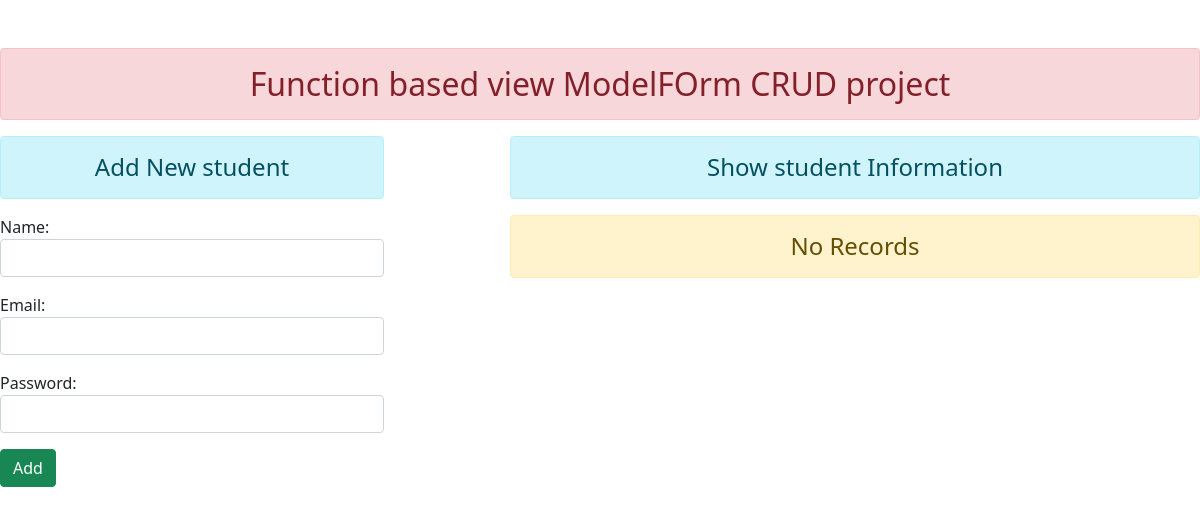
Before: / with the older database file.
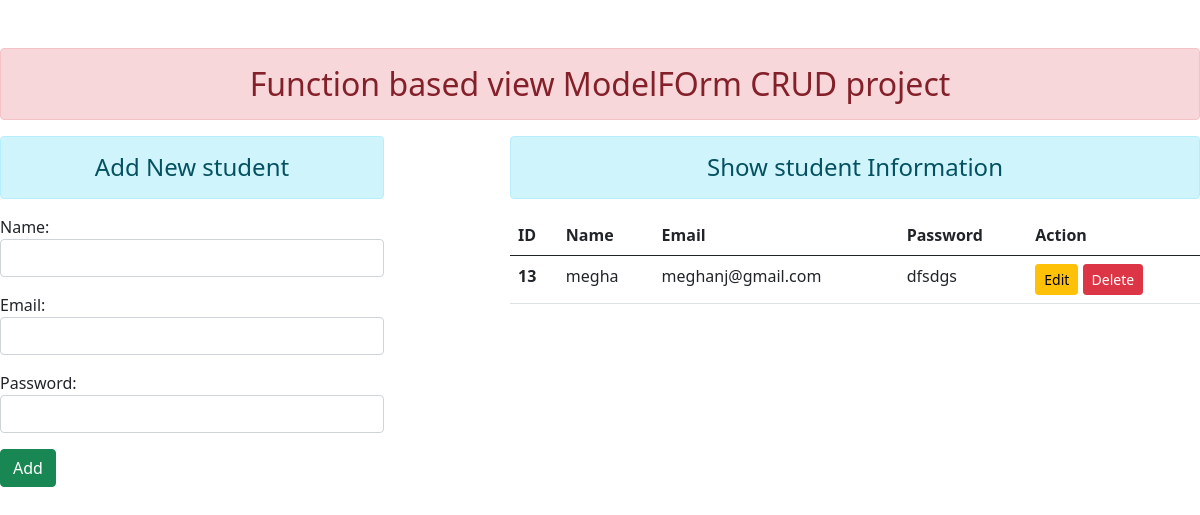
After: the same page with the newer database file.
### enroll/models.py (models this page shows)
class User(models.Model):
    name= models.CharField(max_length=70)
    email=models.EmailField(max_length=100)
    password = models.CharField(max_length=100)

### enroll/views.py (the view)
# urls.py: path('',views.add_show,name="addandshow"),
def add_show(request):
    if request.method == 'POST':
        fm = StudentRegestration(request.POST)
        if fm.is_valid():
            nm=fm.cleaned_data['name']
            em=fm.cleaned_data['email']
            pw=fm.cleaned_data['password']
            reg=User(name=nm,email=em)
            reg.save()
            fm = StudentRegestration()
    else :
        fm = StudentRegestration()
    stud=User.objects.all()
    context={'form':fm,'stud':stud}
    return render(request,'enroll/addandshow.html',context)

### enroll/forms.py
class StudentRegestration(forms.ModelForm):
    class Meta:
        model = User
        fields = ['name','email','password']
        widgets = {
        'name': forms.TextInput(attrs={'class':'form-control'}),
        'email': forms.EmailInput(attrs={'class':'form-control'}),
        'password': forms.PasswordInput(render_value=True ,attrs={'class':'form-control'}),
        }

### enroll/templates/enroll/addandshow.html (shortened to what this page needs)
{% extends 'enroll/base.html' %}
{% block content %}
<div class="row">
  <div class="col-sm-4">
<h4 class="text-center alert alert-info"> Add New  student</h4>
<form action="" method="POST">
  {{ form.as_p}}
  <input type="submit" class="btn btn-success" value="Add">
  </form>
  </div>
  <div class="col-sm-7 offset-1">
    <h4 class='text-center alert alert-info'> Show student Information</h4>
    {% if stud %}
    <table class="table table-hover">
  <thead>
    <tr>
      <th scope="col">ID</th>
      <th scope="col">Name</th>
      <th scope="col">Email</th>
      <th scope="col">Password</th>
      <th scope="col">Action</th>
    </tr>
  </thead>
  <tbody>
    {% for i in stud %}
    <tr>
      <th scope="row">{{i.id}}</th>
      <td>{{i.name}}</td>
      <td>{{i.email}}</td>
      <td>{{i.password}}</td>
      <td>
        <a href="{% url 'update_data' i.id %}" class="btn btn-warning btn-sm">Edit</a>
        <form action="{% url 'delete_data' i.id %}" method="POST" class="d-inline">
          <input type="submit" class="btn btn-danger btn-sm" value="Delete"></form>
    </tr>
    {% endfor %}
  </tbody>
</table>
    {% else %}
    <h4 class='text-center alert alert-warning'> No Records</h4>
    {% endif %}
  </div>
{% endblock content %}

### enroll/templates/enroll/base.html (shortened to what this page needs)
<!DOCTYPE html>
{% load static %}
<html lang="en" dir="ltr">
  <head>
    <link rel="stylesheet" href="{% static 'enroll/css/bootstrap.css' %}">
  </head>
  <body>
<div class="cotainer mt-5">
  <h2 class="text-center alert alert-danger"> Function based view ModelFOrm CRUD project</h2>
  {% block content %}
  {% endblock content %}
  </div>
  </body>
</html>

Changed rows visible on the page:
added User: id "13", name "megha", email "meghanj@gmail.com", password "dfsdgs"
Other visible differences:
text no longer shown: "No Records"
text now shown: "ID Name Email Password Action"
